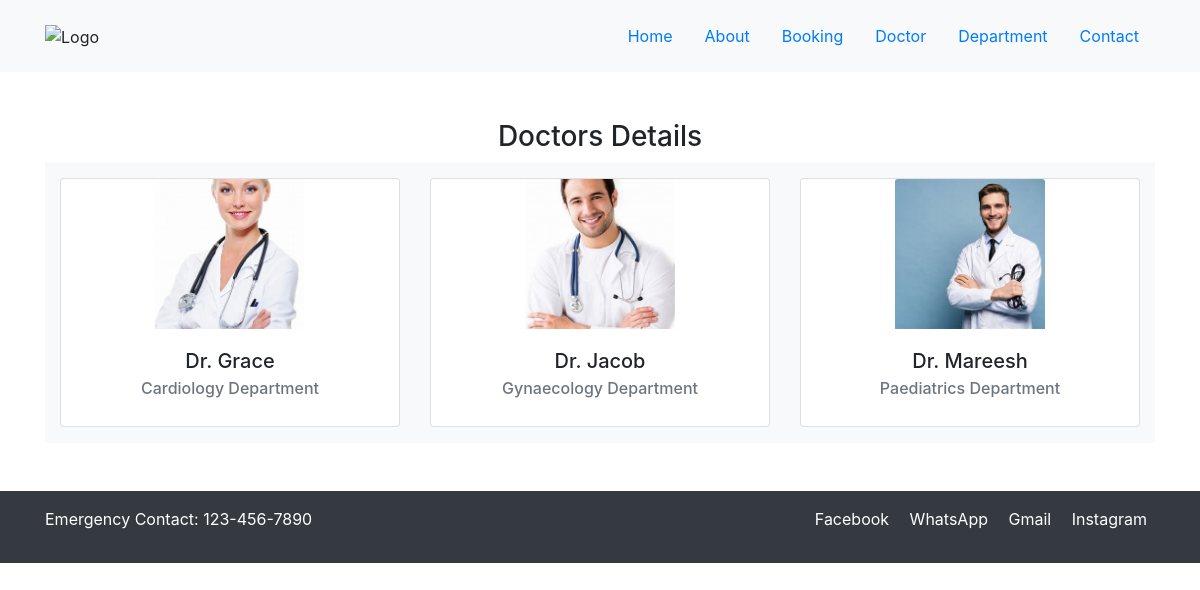
Screenshot of /doctor/ with the database file from the repository.
### mysite/models.py (models this page shows, shortened)
class doctordata(models.Model):
    img = models.ImageField(upload_to='pics', null=True, blank=True)
    name = models.CharField(max_length=80, null=False)
    department = models.CharField(max_length=100, null=False)

### mysite/views.py (the view)
# urls.py: path('doctor/',views.doctor, name='doctor'),
def doctor(request):
    data = doctordata.objects.all()
    return render(request,'doctor.html',{'data':data})

### mysite/templates/doctor.html
{% extends 'base.html' %}
{% block content %}
<h3 class="text-center">Doctors Details</h3>
<div class="container text-center bg-light">
    <div class="row justify-content-center">
        {% for data in data %}
        <div class="col-md-4 my-3">
            <div class="card text-center">
                <img src="{{ data.img.url }}" class="card-img-top mx-auto" alt="{{ data.name }}" style="width: 150px; height: 150px; object-fit: cover;">
                <div class="card-body">
                    <h5 class="card-title">{{ data.name }}</h5>
                    <h6 class="card-subtitle mb-2 text-muted">{{ data.department }}</h6>
                </div>
            </div>
        </div>
        {% endfor %}
    </div>
</div>
{% endblock %}

### mysite/templates/base.html (shortened to what this page needs)
<!DOCTYPE html>
<html lang="en">
<head>
    <link href="https://stackpath.bootstrapcdn.com/bootstrap/4.5.2/css/bootstrap.min.css" rel="stylesheet">
</head>
<body>
    <header class="bg-light py-3">
        <div class="container d-flex justify-content-between align-items-center">
            <div class="logo">
                <img src="https://th.bing.com/th/id/OIP.eeQsVzTjhEChwWpKt4CgmgHaHa?w=176&h=180&c=7&r=0&o=5&dpr=1.5&pid=1.7" alt="Logo" class="img-fluid" style="max-height: 50px;">
            </div>
            <nav>
                <ul class="nav">
                    <li class="nav-item"><a class="nav-link" href="{% url 'index' %}">Home</a></li>
                    <li class="nav-item"><a class="nav-link" href="{% url 'about' %}">About</a></li>
                    <li class="nav-item"><a class="nav-link" href="{% url 'bookings' %}">Booking</a></li>
                    <li class="nav-item"><a class="nav-link" href="{% url 'doctor' %}">Doctor</a></li>
                    <li class="nav-item"><a class="nav-link" href="{% url 'depart' %}">Department</a></li>
                    <li class="nav-item"><a class="nav-link" href="{% url 'contact' %}">Contact</a></li>
                </ul>
            </nav>
        </div>
    </header>
    <main class="container my-5">
        {% block content %}{% endblock %}
    </main>
    <footer class="bg-dark text-white py-3">
        <div class="container">
            <div class="row">
                <div class="col-md-6">
                    <p>Emergency Contact: 123-456-7890</p>
                </div>
                <div class="col-md-6 text-right">
                    <a href="" class="text-white mx-2">Facebook</a>
                    <a href="" class="text-white mx-2">WhatsApp</a>
                    <a href="" class="text-white mx-2">Gmail</a>
                    <a href="" class="text-white mx-2">Instagram</a>
                </div>
            </div>
        </div>
    </footer>
</body>
</html>

### rows the page displays
doctordata: img (picture), name "Dr. Grace", department "Cardiology Department"
doctordata: img (picture), name "Dr. Jacob", department "Gynaecology Department"
doctordata: img (picture), name "Dr. Mareesh", department "Paediatrics Department"
